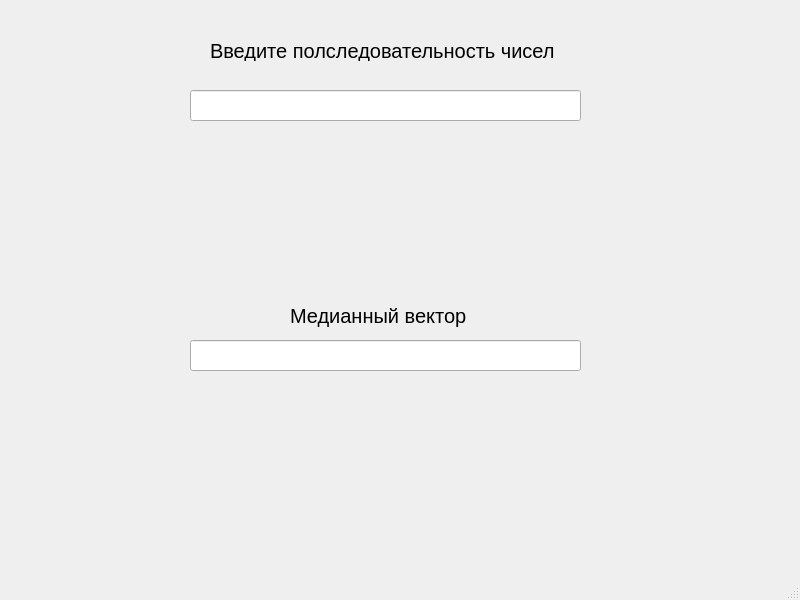
<?xml version="1.0" encoding="UTF-8"?>
<ui version="4.0">
 <class>MainWindow</class>
 <widget class="QMainWindow" name="MainWindow">
  <property name="geometry">
   <rect>
    <x>0</x>
    <y>0</y>
    <width>800</width>
    <height>600</height>
   </rect>
  </property>
  <property name="font">
   <font>
    <pointsize>15</pointsize>
   </font>
  </property>
  <property name="windowTitle">
   <string>MainWindow</string>
  </property>
  <widget class="QWidget" name="centralwidget">
   <widget class="QLineEdit" name="Input_line">
    <property name="geometry">
     <rect>
      <x>190</x>
      <y>90</y>
      <width>391</width>
      <height>31</height>
     </rect>
    </property>
   </widget>
   <widget class="QLabel" name="label">
    <property name="geometry">
     <rect>
      <x>210</x>
      <y>40</y>
      <width>351</width>
      <height>21</height>
     </rect>
    </property>
    <property name="text">
     <string>Введите полследовательность чисел</string>
    </property>
   </widget>
   <widget class="QLabel" name="label_2">
    <property name="geometry">
     <rect>
      <x>290</x>
      <y>300</y>
      <width>191</width>
      <height>31</height>
     </rect>
    </property>
    <property name="text">
     <string>Медианный вектор</string>
    </property>
   </widget>
   <widget class="QLineEdit" name="Output_line">
    <property name="geometry">
     <rect>
      <x>190</x>
      <y>340</y>
      <width>391</width>
      <height>31</height>
     </rect>
    </property>
    <property name="readOnly">
     <bool>true</bool>
    </property>
   </widget>
  </widget>
  <widget class="QMenuBar" name="menubar">
   <property name="geometry">
    <rect>
     <x>0</x>
     <y>0</y>
     <width>800</width>
     <height>28</height>
    </rect>
   </property>
  </widget>
  <widget class="QStatusBar" name="statusbar"/>
 </widget>
 <resources/>
 <connections/>
</ui>
